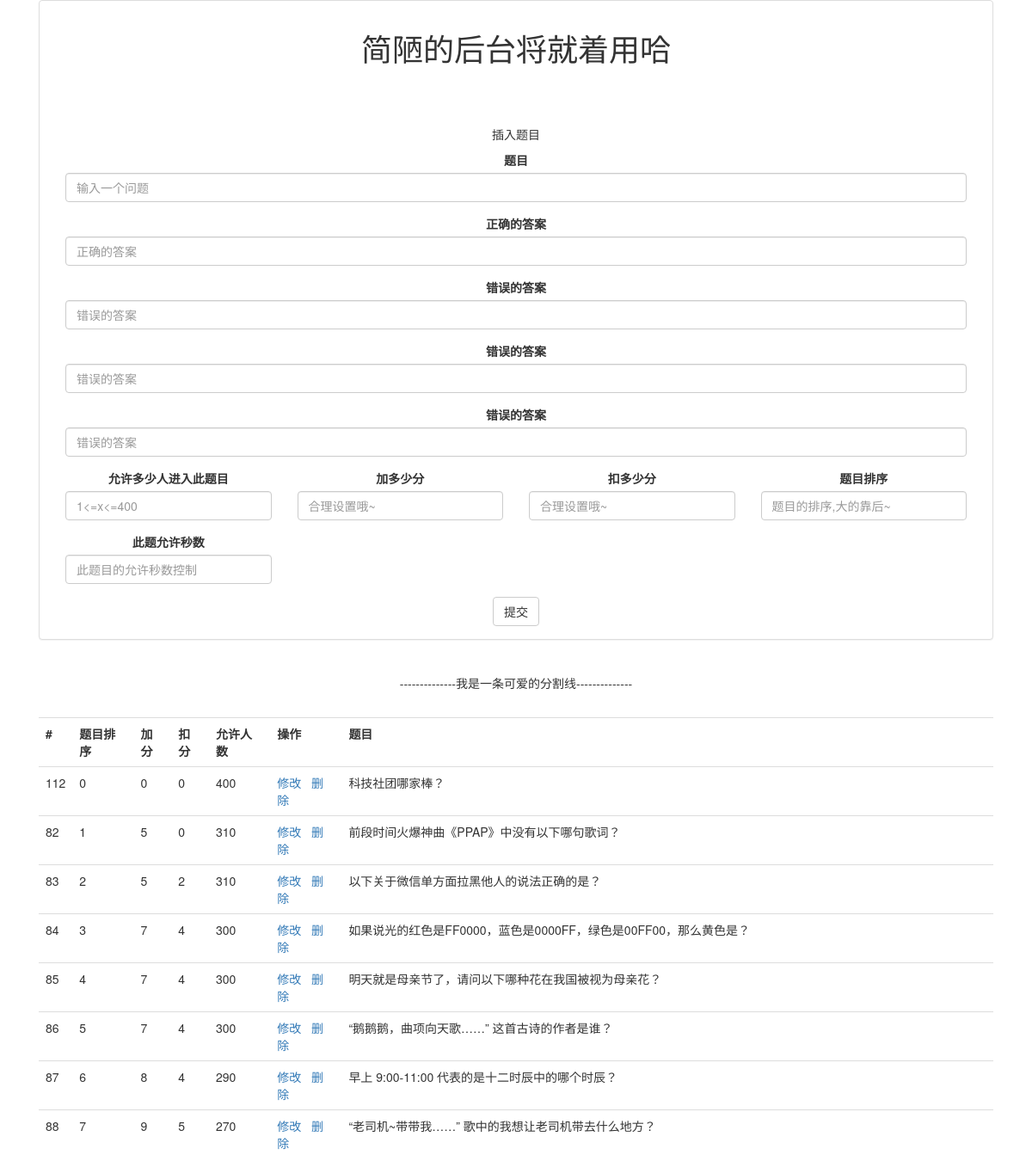
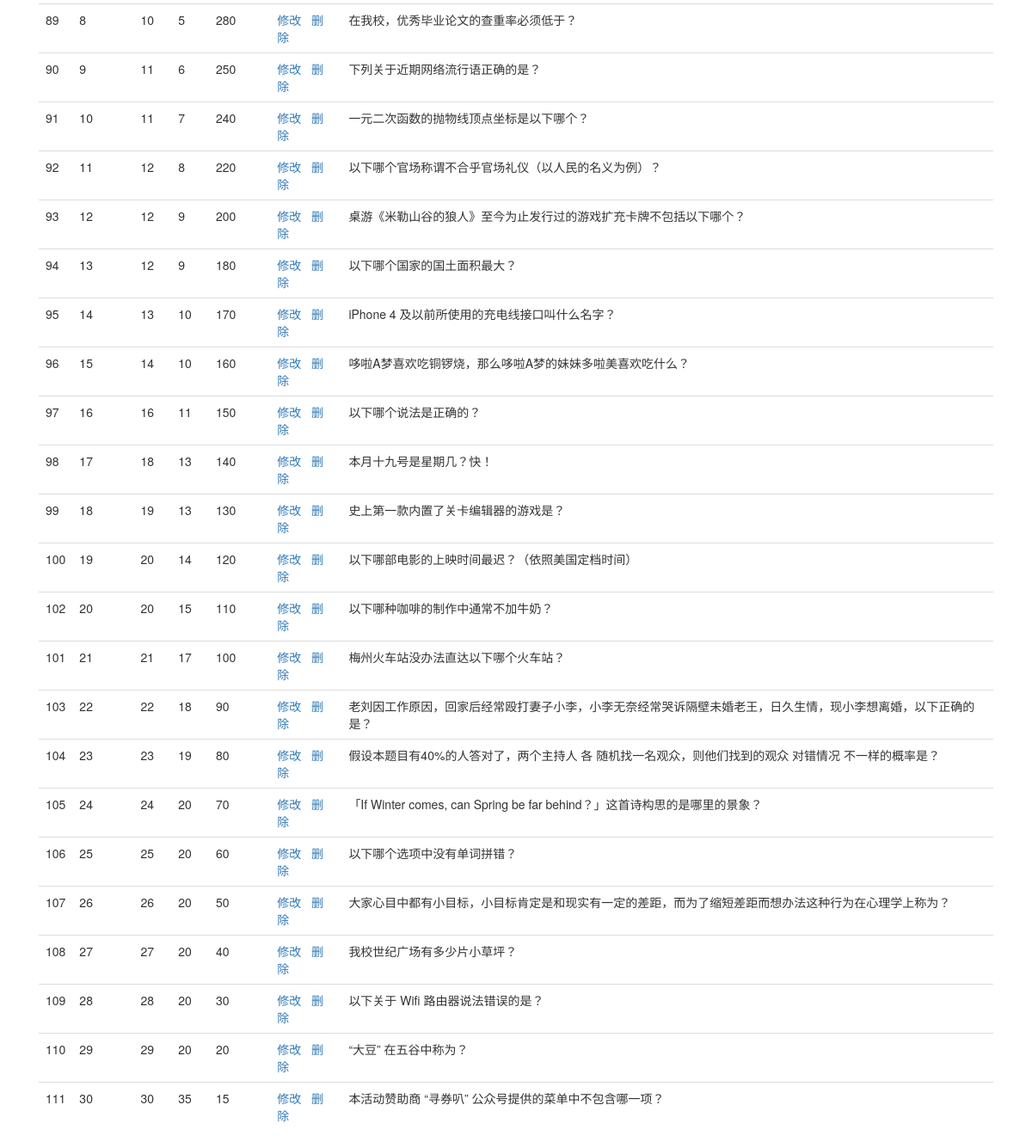
The app's page /front/admin/question.php with its own data (2 pictures, top to bottom).
### tables this page shows
CREATE TABLE `question` (
  `id` int(11) NOT NULL AUTO_INCREMENT,
  `question` text NOT NULL,
  `a` text,
  `b` text,
  `c` text,
  `d` text,
  `randomtrue` char(1) DEFAULT NULL,
  `peoplelimit` int(11) NOT NULL,
  `addscore` int(11) NOT NULL,
  `minusscore` int(11) NOT NULL,
  `sort` int(11) NOT NULL,
  `extension` int(11) NOT NULL DEFAULT '0',
  `availabletime` int(11) NOT NULL,
  PRIMARY KEY (`id`)
);

### old/plugin/php/sqlhelper.php (called while the page is built, shortened)
<?php
class sqlhelper{
	public function mysql($sql){
		$rerere = mysql_query($sql);
		return $rerere;
	}
}
?>

### front/admin/question.php (the view, shortened to what this page needs)
<!DOCTYPE html>
<html>
<head>
    <link href="/front/assets/style/bootstrap.css" rel="stylesheet">
</head>
<body>
<div class='container mainContainer'>
    <div class="col-md-12 col-sm-12 col-xs-12 div_mainblock">
        <center>
            <div class="panel panel-default">
                <div class="panel-body">
                    <center><h1>简陋的后台将就着用哈</h1></center><br><br><br>
                    <center><p id="whattodo">插入题目</p></center>
                    <div>
                        <div class="form-group col-md-12 col-sm-1 col-xs-1">
                            <label for="questionInput">题目</label>
                            <input class="form-control" id="questionInput" placeholder="输入一个问题">
                        </div>
                        <div class="form-group col-md-12 col-sm-1 col-xs-1">
                            <label for="AInput">正确的答案</label>
                            <input class="form-control" id="AInput" placeholder="正确的答案">
                        </div>
                        <div class="form-group col-md-12 col-sm-1 col-xs-1">
                            <label for="BInput">错误的答案</label>
                            <input class="form-control" id="BInput" placeholder="错误的答案">
                        </div>
                        <div class="form-group col-md-12 col-sm-1 col-xs-1">
                            <label for="CInput">错误的答案</label>
                            <input class="form-control" id="CInput" placeholder="错误的答案">
                        </div>
                        <div class="form-group col-md-12 col-sm-1 col-xs-1">
                            <label for="DInput">错误的答案</label>
                            <input class="form-control" id="DInput" placeholder="错误的答案">
                        </div>
                        <div class="form-group col-md-3 col-sm-1 col-xs-1">
                            <label for="peoplelimitInput">允许多少人进入此题目</label>
                            <input class="form-control" id="peoplelimitInput" placeholder="1<=x<=400">
                        </div>
                        <div class="form-group col-md-3 col-sm-1 col-xs-1">
                            <label for="addscoreInput">加多少分</label>
                            <input class="form-control" id="addscoreInput" placeholder="合理设置哦~">
                        </div>
                        <div class="form-group col-md-3 col-sm-1 col-xs-1">
                            <label for="minusscoreInput">扣多少分</label>
                            <input class="form-control" id="minusscoreInput" placeholder="合理设置哦~">
                        </div>
                        <div class="form-group col-md-3 col-sm-1 col-xs-1">
                            <label for="sortInput">题目排序</label>
                            <input class="form-control" id="sortInput" placeholder="题目的排序,大的靠后~">
                        </div>
                        <div class="form-group col-md-3 col-sm-1 col-xs-1">
                            <label for="sortInput">此题允许秒数</label>
                            <input class="form-control" id="availabletimeInput" placeholder="此题目的允许秒数控制">
                        </div>
                        <br style="clear:both;">
                        <button class="btn btn-default" id="submit">提交</button>
                    </div>
                </div>
            </div>
            <br>
            <p>--------------我是一条可爱的分割线--------------</p>
            <br>
            <div class="table-responsive">
                <table class="table">
                    <tr>
                        <th>#</th>
                        <th>题目排序</th>
                        <th>加分</th>
                        <th>扣分</th>
                        <th>允许人数</th>
                        <th>操作</th>
                        <th>题目</th>
                    </tr>
                    <?php
                    $nc = new sqlhelper();
                    $result = $nc ->mysql("select * from question order by sort");
                    while($row = mysql_fetch_array($result)){
                        ?>
                        <tr>
                            <td><?php echo($row['id']);?></td>
                            <td><?php echo($row['sort']);?></td>
                            <td><?php echo($row['addscore']);?></td>
                            <td><?php echo($row['minusscore']);?></td>
                            <td><?php echo($row['peoplelimit']);?></td>
                            <td><a onclick="modify(<?php echo($row['id']);?>)">修改</a>&nbsp;&nbsp;&nbsp;<a onclick="deleteid(<?php echo($row['id']);?>)">删除</a></td>
                            <td><?php echo($row['question']);?></td>
                        </tr>
                        <?php
                    }
                    ?>
                </table>
            </div>
        </center>
    </div>
</div>
</body>
</html>

### records on screen
question: id "112", sort "0", addscore "0", minusscore "0", peoplelimit "400", question "科技社团哪家棒？"
question: id "82", sort "1", addscore "5", minusscore "0", peoplelimit "310", question "前段时间火爆神曲《PPAP》中没有以下哪句歌词？"
question: id "83", sort "2", addscore "5", minusscore "2", peoplelimit "310", question "以下关于微信单方面拉黑他人的说法正确的是？"
question: id "84", sort "3", addscore "7", minusscore "4", peoplelimit "300", question "如果说光的红色是FF0000，蓝色是0000FF，绿色是00FF00，那么黄色是？"
question: id "85", sort "4", addscore "7", minusscore "4", peoplelimit "300", question "明天就是母亲节了，请问以下哪种花在我国被视为母亲花？"
question: id "86", sort "5", addscore "7", minusscore "4", peoplelimit "300", question "“鹅鹅鹅，曲项向天歌……” 这首古诗的作者是谁？"
question: id "87", sort "6", addscore "8", minusscore "4", peoplelimit "290", question "早上 9:00-11:00 代表的是十二时辰中的哪个时辰？"
question: id "88", sort "7", addscore "9", minusscore "5", peoplelimit "270", question "“老司机~带带我……” 歌中的我想让老司机带去什么地方？"
question: id "89", sort "8", addscore "10", minusscore "5", peoplelimit "280", question "在我校，优秀毕业论文的查重率必须低于？"
question: id "90", sort "9", addscore "11", minusscore "6", peoplelimit "250", question "下列关于近期网络流行语正确的是？"
question: id "91", sort "10", addscore "11", minusscore "7", peoplelimit "240", question "一元二次函数的抛物线顶点坐标是以下哪个？"
question: id "92", sort "11", addscore "12", minusscore "8", peoplelimit "220", question "以下哪个官场称谓不合乎官场礼仪（以人民的名义为例）？"
question: id "93", sort "12", addscore "12", minusscore "9", peoplelimit "200", question "桌游《米勒山谷的狼人》至今为止发行过的游戏扩充卡牌不包括以下哪个？"
question: id "94", sort "13", addscore "12", minusscore "9", peoplelimit "180", question "以下哪个国家的国土面积最大？"
question: id "95", sort "14", addscore "13", minusscore "10", peoplelimit "170", question "iPhone 4 及以前所使用的充电线接口叫什么名字？"
question: id "96", sort "15", addscore "14", minusscore "10", peoplelimit "160", question "哆啦A梦喜欢吃铜锣烧，那么哆啦A梦的妹妹多啦美喜欢吃什么？"
question: id "97", sort "16", addscore "16", minusscore "11", peoplelimit "150", question "以下哪个说法是正确的？"
question: id "98", sort "17", addscore "18", minusscore "13", peoplelimit "140", question "本月十九号是星期几？快！"
question: id "99", sort "18", addscore "19", minusscore "13", peoplelimit "130", question "史上第一款内置了关卡编辑器的游戏是？"
question: id "100", sort "19", addscore "20", minusscore "14", peoplelimit "120", question "以下哪部电影的上映时间最迟？（依照美国定档时间）"
question: id "102", sort "20", addscore "20", minusscore "15", peoplelimit "110", question "以下哪种咖啡的制作中通常不加牛奶？"
question: id "101", sort "21", addscore "21", minusscore "17", peoplelimit "100", question "梅州火车站没办法直达以下哪个火车站？"
question: id "103", sort "22", addscore "22", minusscore "18", peoplelimit "90", question "老刘因工作原因，回家后经常殴打妻子小李，小李无奈经常哭诉隔壁未婚老王，日久生情，现小李想离婚，以下正确的是？"
question: id "104", sort "23", addscore "23", minusscore "19", peoplelimit "80", question "假设本题目有40%的人答对了，两个主持人 各 随机找一名观众，则他们找到的观众 对错情况 不一样的概率是？"
question: id "105", sort "24", addscore "24", minusscore "20", peoplelimit "70", question "「If Winter comes, can Spring be far behind？」这首诗构思的是哪里的景象？"
question: id "106", sort "25", addscore "25", minusscore "20", peoplelimit "60", question "以下哪个选项中没有单词拼错？"
question: id "107", sort "26", addscore "26", minusscore "20", peoplelimit "50", question "大家心目中都有小目标，小目标肯定是和现实有一定的差距，而为了缩短差距而想办法这种行为在心理学上称为？"
question: id "108", sort "27", addscore "27", minusscore "20", peoplelimit "40", question "我校世纪广场有多少片小草坪？"
question: id "109", sort "28", addscore "28", minusscore "20", peoplelimit "30", question "以下关于 Wifi 路由器说法错误的是？"
question: id "110", sort "29", addscore "29", minusscore "20", peoplelimit "20", question "“大豆” 在五谷中称为？"
question: id "111", sort "30", addscore "30", minusscore "35", peoplelimit "15", question "本活动赞助商 “寻券叭” 公众号提供的菜单中不包含哪一项？"
